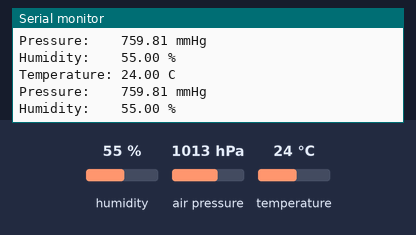
Bench run of a sketch on a simulated ESP8266 (NodeMCU). Parts: the last lines printed to the serial monitor. The inputs (shaded band) are chosen by the test bench; at power-on: humidity 55 %, air pressure 1013 hPa, temperature 24 °C.

Above: at 1.3 s.
1.4 s: humidity set to 22 %
At 1.9 s:
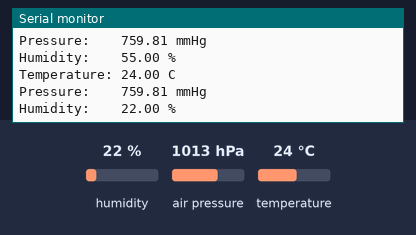
2.9 s: air pressure set to 952 hPa
At 3.4 s:
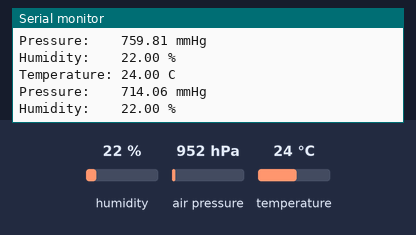
4.4 s: temperature set to 12 °C
At 5.0 s:
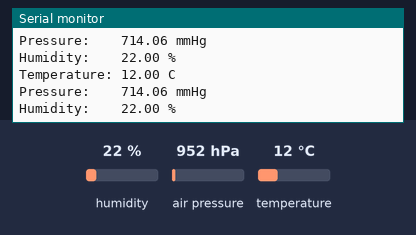

The sketch:

ESP8266_Smart_Thermostat.ino
```cpp
/*
 * Hello world web server
 * circuits4you.com
 */
#include <Adafruit_Sensor.h>
#include <Adafruit_BME280.h>
#include <ESP8266WiFi.h>
#include <WiFiClient.h>
#include <ESP8266WebServer.h>

//SSID and Password to your ESP Access Point
const char* ssid = "ESPWebServer";
const char* password = "12345678";

ESP8266WebServer server(80); //Server on port 80


#define PIN_BME_SCL   D1
#define PIN_BME_SDA   D2

#define BME_ADR 0x76
Adafruit_BME280 bme;

float sensTemp;
float sensHumi;
float sensPres;


//==============================================================
//     This rutine is exicuted when you open its IP in browser
//==============================================================
void handleRoot() {
  server.send(200, "text/plain", "hello from esp8266!");
}

//===============================================================
//                  SETUP
//===============================================================
void setup(void){
  Serial.begin(115200);
  Serial.println("");

  setupSensor ();


  WiFi.mode(WIFI_AP);           //Only Access point
  WiFi.softAP(ssid, password);  //Start HOTspot removing password will disable security

  IPAddress myIP = WiFi.softAPIP(); //Get IP address
  Serial.print("HotSpt IP:");
  Serial.println(myIP);

  server.on("/", handleRoot);      //Which routine to handle at root location

  server.begin();                  //Start server
  Serial.println("HTTP server started");


}
//===============================================================
//                     LOOP
//===============================================================
void loop(void){
  server.handleClient();          //Handle client requests
  readSensors ();

  delay(500);
}


/******************************************************************************
*
* setupSensor - setup all sensors
*
* TODO
*
* RETURNS: N/A
*/

void setupSensor ()
{
  Serial.println ("Sensor Test...");

  Serial.println ("Initialize i2c...");
  pinMode (PIN_BME_SDA, INPUT_PULLUP);        //Set input (SDA) pull-up resistor on
  Wire.setClock (2000000);                // Set I2C bus speed
  Wire.begin (PIN_BME_SDA, PIN_BME_SCL);
  Serial.println ("...done");

  Serial.println ("Initialize BME280...");
  if (!bme.begin (BME_ADR))
  {
    Serial.print ("Ooops, no BME280 detected ... Check your wiring or I2C ADDR!");
    while (1);
  }
  else
  {
    Serial.println ("BME280 ready.");
  }
}


/******************************************************************************
*
* readSensors - read all sensors
*
* Read sensors values and publish on MQTT.
*
* RETURNS: N/A
*/

void readSensors ()
{
  sensTemp = bme.readTemperature ();
  Serial.print ("Temperature: ");
  Serial.print (sensTemp);
  Serial.println (" C");

  sensPres = bme.readPressure () * 0.7500637554192 / 100.0F;
  Serial.print ("Pressure:    ");
  Serial.print (sensPres);
  Serial.println (" mmHg");

  sensHumi = bme.readHumidity ();
  Serial.print ("Humidity:    ");
  Serial.print (sensHumi);
  Serial.println (" %");
}
```

Measured:
- after the input at 1.4 s, the serial monitor: prints a new line after 0.12 s (image 1)
- after the input at 2.9 s, the serial monitor: prints a new line after 0.13 s (image 2)
- after the input at 4.4 s, the serial monitor: prints a new line after 0.14 s (image 3)
